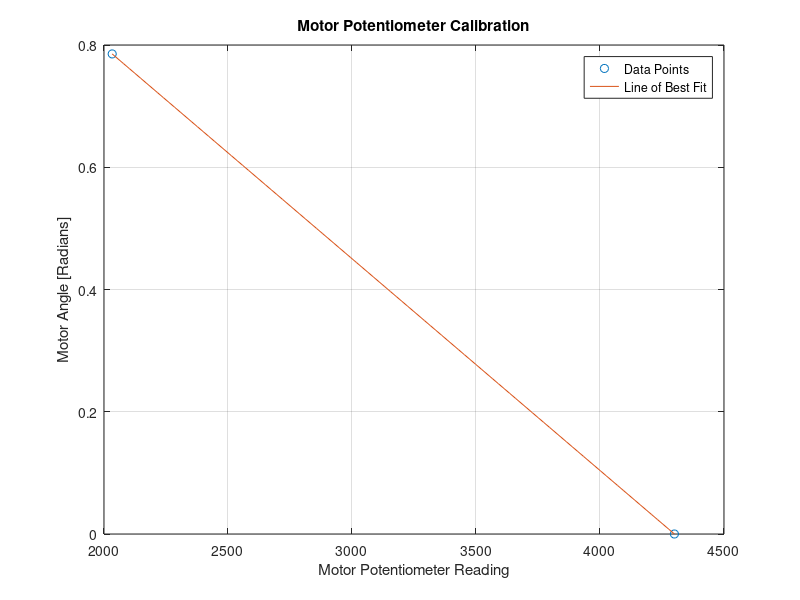
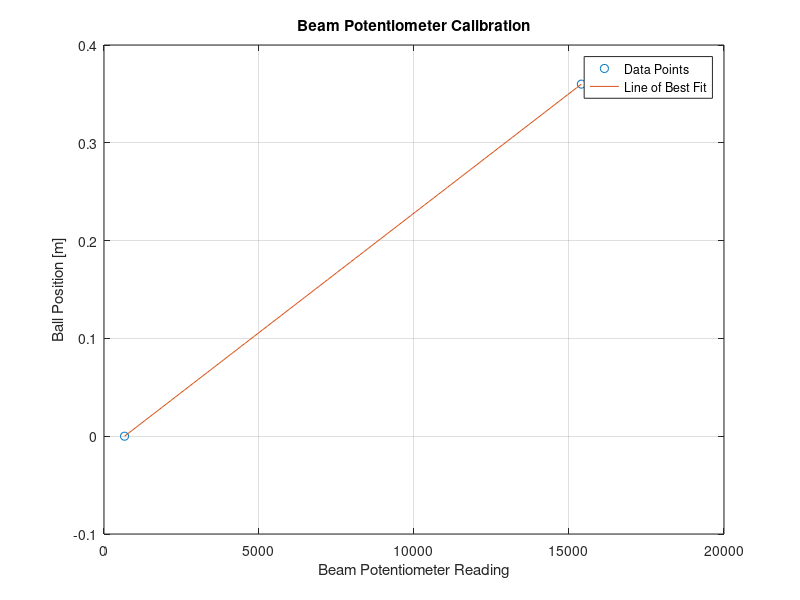

The MATLAB script that drew these images, in order:
%% Motor Potentiometer Reading vs. Motor Angle

% Define calibration data
% two points only (0 and pi/4) since accurate 0 is the most important
motor_angle = [0, pi/4];  
motor_pot = [4300, 2033];

% Calculate slope and intercept
motor_coefs = polyfit(motor_pot, motor_angle, 1);

% Generate fitted values
motor_x_fit = linspace(min(motor_pot), max(motor_pot), 100);
motor_y_fit = polyval(motor_coefs, motor_x_fit);

% Plot
figure;
plot(motor_pot, motor_angle, 'o', 'DisplayName', 'Data Points');
hold on;
plot(motor_x_fit, motor_y_fit, '-', 'DisplayName', 'Line of Best Fit');

xlabel('Motor Potentiometer Reading');
ylabel('Motor Angle [Radians]');
title('Motor Potentiometer Calibration');
legend show;
grid on;
hold off;


%% Beam Potentiometer Reading vs. Ball Position

% Define calibration data
ball_position = [0, 0.36];
beam_pot = [662.78, 15398.47];

% Calculate slope and intercept
beam_coefs = polyfit(beam_pot, ball_position, 1);

% Generate fitted values
beam_x_fit = linspace(min(beam_pot), max(beam_pot), 100);
beam_y_fit = polyval(beam_coefs, beam_x_fit);

% Plot
figure;
plot(beam_pot, ball_position, 'o', 'DisplayName', 'Data Points');
hold on;
plot(beam_x_fit, beam_y_fit, '-', 'DisplayName', 'Line of Best Fit');

xlabel('Beam Potentiometer Reading');
ylabel('Ball Position [m]');
title('Beam Potentiometer Calibration');
legend show;
grid on;
hold off;


%% Display Calibration Coefficients

fprintf('Motor Calibration:\n');
fprintf('Slope: %.8f\n', motor_coefs(1));
fprintf('Intercept: %.8f\n\n', motor_coefs(2));

fprintf('Beam Calibration:\n');
fprintf('Slope: %.8f\n', beam_coefs(1));
fprintf('Intercept: %.8f\n', beam_coefs(2));
